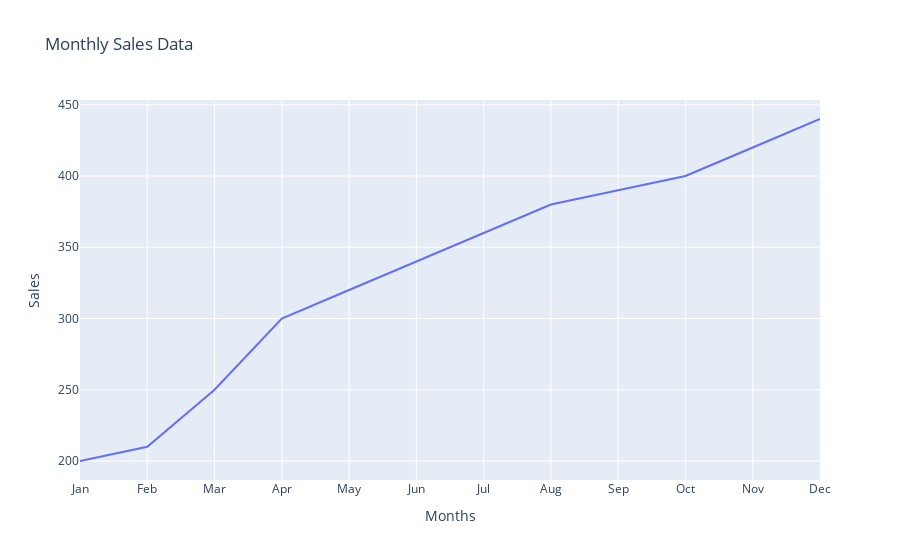

The code cell stored with this chart in its notebook:
### Code cell
fig = go.Figure()

fig.add_trace(go.Scatter(x=months, y=sales, mode='lines', name='Sales'))

fig.update_layout(title='Monthly Sales Data',
                  xaxis_title='Months',
                  yaxis_title='Sales')
fig.show()

### Figure 1 — Plotly figure (JSON) as saved in the notebook; plotly's stock layout.template omitted (floating-point values rounded to 4 significant figures)
{"data": [{"mode": "lines", "name": "Sales", "type": "scatter", "x": ["Jan", "Feb", "Mar", "Apr", "May", "Jun", "Jul", "Aug", "Sep", "Oct", "Nov", "Dec"], "y": [200, 210, 250, 300, 320, 340, 360, 380, 390, 400, 420, 440]}], "layout": {"title": {"text": "Monthly Sales Data"}, "xaxis": {"title": {"text": "Months"}}, "yaxis": {"title": {"text": "Sales"}}}}
